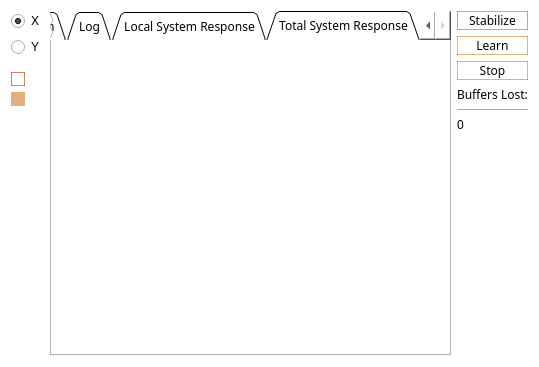
<?xml version="1.0" encoding="UTF-8"?>
<ui version="4.0">
 <class>kHz_StabilizerClass</class>
 <widget class="QMainWindow" name="kHz_StabilizerClass">
  <property name="geometry">
   <rect>
    <x>0</x>
    <y>0</y>
    <width>539</width>
    <height>367</height>
   </rect>
  </property>
  <property name="palette">
   <palette>
    <active>
     <colorrole role="WindowText">
      <brush brushstyle="SolidPattern">
       <color alpha="255">
        <red>136</red>
        <green>136</green>
        <blue>136</blue>
       </color>
      </brush>
     </colorrole>
     <colorrole role="Button">
      <brush brushstyle="SolidPattern">
       <color alpha="255">
        <red>255</red>
        <green>255</green>
        <blue>255</blue>
       </color>
      </brush>
     </colorrole>
     <colorrole role="Text">
      <brush brushstyle="SolidPattern">
       <color alpha="255">
        <red>117</red>
        <green>117</green>
        <blue>117</blue>
       </color>
      </brush>
     </colorrole>
     <colorrole role="BrightText">
      <brush brushstyle="SolidPattern">
       <color alpha="255">
        <red>154</red>
        <green>154</green>
        <blue>154</blue>
       </color>
      </brush>
     </colorrole>
     <colorrole role="ButtonText">
      <brush brushstyle="SolidPattern">
       <color alpha="255">
        <red>97</red>
        <green>97</green>
        <blue>97</blue>
       </color>
      </brush>
     </colorrole>
     <colorrole role="Base">
      <brush brushstyle="SolidPattern">
       <color alpha="255">
        <red>255</red>
        <green>255</green>
        <blue>255</blue>
       </color>
      </brush>
     </colorrole>
     <colorrole role="Window">
      <brush brushstyle="SolidPattern">
       <color alpha="255">
        <red>255</red>
        <green>255</green>
        <blue>255</blue>
       </color>
      </brush>
     </colorrole>
     <colorrole role="PlaceholderText">
      <brush brushstyle="SolidPattern">
       <color alpha="128">
        <red>117</red>
        <green>117</green>
        <blue>117</blue>
       </color>
      </brush>
     </colorrole>
    </active>
    <inactive>
     <colorrole role="WindowText">
      <brush brushstyle="SolidPattern">
       <color alpha="255">
        <red>136</red>
        <green>136</green>
        <blue>136</blue>
       </color>
      </brush>
     </colorrole>
     <colorrole role="Button">
      <brush brushstyle="SolidPattern">
       <color alpha="255">
        <red>255</red>
        <green>255</green>
        <blue>255</blue>
       </color>
      </brush>
     </colorrole>
     <colorrole role="Text">
      <brush brushstyle="SolidPattern">
       <color alpha="255">
        <red>117</red>
        <green>117</green>
        <blue>117</blue>
       </color>
      </brush>
     </colorrole>
     <colorrole role="BrightText">
      <brush brushstyle="SolidPattern">
       <color alpha="255">
        <red>154</red>
        <green>154</green>
        <blue>154</blue>
       </color>
      </brush>
     </colorrole>
     <colorrole role="ButtonText">
      <brush brushstyle="SolidPattern">
       <color alpha="255">
        <red>97</red>
        <green>97</green>
        <blue>97</blue>
       </color>
      </brush>
     </colorrole>
     <colorrole role="Base">
      <brush brushstyle="SolidPattern">
       <color alpha="255">
        <red>255</red>
        <green>255</green>
        <blue>255</blue>
       </color>
      </brush>
     </colorrole>
     <colorrole role="Window">
      <brush brushstyle="SolidPattern">
       <color alpha="255">
        <red>255</red>
        <green>255</green>
        <blue>255</blue>
       </color>
      </brush>
     </colorrole>
     <colorrole role="PlaceholderText">
      <brush brushstyle="SolidPattern">
       <color alpha="128">
        <red>117</red>
        <green>117</green>
        <blue>117</blue>
       </color>
      </brush>
     </colorrole>
    </inactive>
    <disabled>
     <colorrole role="WindowText">
      <brush brushstyle="SolidPattern">
       <color alpha="255">
        <red>120</red>
        <green>120</green>
        <blue>120</blue>
       </color>
      </brush>
     </colorrole>
     <colorrole role="Button">
      <brush brushstyle="SolidPattern">
       <color alpha="255">
        <red>255</red>
        <green>255</green>
        <blue>255</blue>
       </color>
      </brush>
     </colorrole>
     <colorrole role="Text">
      <brush brushstyle="SolidPattern">
       <color alpha="255">
        <red>120</red>
        <green>120</green>
        <blue>120</blue>
       </color>
      </brush>
     </colorrole>
     <colorrole role="BrightText">
      <brush brushstyle="SolidPattern">
       <color alpha="255">
        <red>154</red>
        <green>154</green>
        <blue>154</blue>
       </color>
      </brush>
     </colorrole>
     <colorrole role="ButtonText">
      <brush brushstyle="SolidPattern">
       <color alpha="255">
        <red>120</red>
        <green>120</green>
        <blue>120</blue>
       </color>
      </brush>
     </colorrole>
     <colorrole role="Base">
      <brush brushstyle="SolidPattern">
       <color alpha="255">
        <red>255</red>
        <green>255</green>
        <blue>255</blue>
       </color>
      </brush>
     </colorrole>
     <colorrole role="Window">
      <brush brushstyle="SolidPattern">
       <color alpha="255">
        <red>255</red>
        <green>255</green>
        <blue>255</blue>
       </color>
      </brush>
     </colorrole>
     <colorrole role="PlaceholderText">
      <brush brushstyle="SolidPattern">
       <color alpha="128">
        <red>0</red>
        <green>0</green>
        <blue>0</blue>
       </color>
      </brush>
     </colorrole>
    </disabled>
   </palette>
  </property>
  <property name="font">
   <font>
    <family>MS Reference Sans Serif</family>
   </font>
  </property>
  <property name="windowTitle">
   <string>kHz STABILIZER</string>
  </property>
  <property name="styleSheet">
   <string notr="true">background-color: rgb(255, 255, 255);</string>
  </property>
  <widget class="QWidget" name="centralWidget">
   <layout class="QGridLayout" name="gridLayout_5">
    <item row="0" column="1">
     <layout class="QVBoxLayout" name="verticalLayout">
      <property name="sizeConstraint">
       <enum>QLayout::SetFixedSize</enum>
      </property>
      <item>
       <widget class="QPushButton" name="stabilizeButton">
        <property name="font">
         <font>
          <family>Source Code Pro</family>
         </font>
        </property>
        <property name="styleSheet">
         <string notr="true">QPushButton{
border-style: solid;
border-color: rgba(200,100,0,150);
border-width: 1px;
}

QPushButton::pressed{
background-color:  rgba(200,100,0,20);
border-style: inset;


}</string>
        </property>
        <property name="text">
         <string>Stabilize</string>
        </property>
        <property name="checkable">
         <bool>true</bool>
        </property>
        <property name="flat">
         <bool>false</bool>
        </property>
       </widget>
      </item>
      <item>
       <widget class="QPushButton" name="learnButton">
        <property name="font">
         <font>
          <family>Source Code Pro</family>
         </font>
        </property>
        <property name="styleSheet">
         <string notr="true">QPushButton{
border-style: solid;
border-color: rgba(200,100,0,130);
border-width: 1px;
}

QPushButton::pressed{
background-color:  rgba(200,100,0,20);
border-style: inset;


}</string>
        </property>
        <property name="text">
         <string>Learn</string>
        </property>
        <property name="checkable">
         <bool>true</bool>
        </property>
        <property name="autoExclusive">
         <bool>true</bool>
        </property>
        <property name="default">
         <bool>false</bool>
        </property>
       </widget>
      </item>
      <item>
       <widget class="QPushButton" name="stopButton">
        <property name="font">
         <font>
          <family>Source Code Pro</family>
         </font>
        </property>
        <property name="styleSheet">
         <string notr="true">QPushButton{
border-style: solid;
border-color: rgba(200,100,0,130);
border-width: 1px;
}

QPushButton::pressed{
background-color:  rgba(200,100,0,20);
border-style: inset;


}</string>
        </property>
        <property name="text">
         <string>Stop</string>
        </property>
        <property name="checkable">
         <bool>true</bool>
        </property>
       </widget>
      </item>
      <item>
       <widget class="QLabel" name="label">
        <property name="sizePolicy">
         <sizepolicy hsizetype="Preferred" vsizetype="Fixed">
          <horstretch>0</horstretch>
          <verstretch>0</verstretch>
         </sizepolicy>
        </property>
        <property name="font">
         <font>
          <family>Source Code Pro</family>
         </font>
        </property>
        <property name="text">
         <string>Buffers Lost:</string>
        </property>
       </widget>
      </item>
      <item>
       <widget class="Line" name="line">
        <property name="orientation">
         <enum>Qt::Horizontal</enum>
        </property>
       </widget>
      </item>
      <item>
       <widget class="QLabel" name="bufferslostLabel">
        <property name="sizePolicy">
         <sizepolicy hsizetype="Minimum" vsizetype="Fixed">
          <horstretch>0</horstretch>
          <verstretch>0</verstretch>
         </sizepolicy>
        </property>
        <property name="text">
         <string>0</string>
        </property>
       </widget>
      </item>
      <item>
       <spacer name="verticalSpacer_2">
        <property name="orientation">
         <enum>Qt::Vertical</enum>
        </property>
        <property name="sizeHint" stdset="0">
         <size>
          <width>20</width>
          <height>40</height>
         </size>
        </property>
       </spacer>
      </item>
     </layout>
    </item>
    <item row="0" column="0">
     <layout class="QGridLayout" name="gridLayout_2">
      <item row="0" column="0">
       <layout class="QVBoxLayout" name="verticalLayout_3">
        <property name="sizeConstraint">
         <enum>QLayout::SetFixedSize</enum>
        </property>
        <item>
         <widget class="QRadioButton" name="xPlotButton">
          <property name="sizePolicy">
           <sizepolicy hsizetype="Fixed" vsizetype="Fixed">
            <horstretch>0</horstretch>
            <verstretch>0</verstretch>
           </sizepolicy>
          </property>
          <property name="text">
           <string>X</string>
          </property>
          <property name="checked">
           <bool>true</bool>
          </property>
          <attribute name="buttonGroup">
           <string notr="true">buttonGroup_2</string>
          </attribute>
         </widget>
        </item>
        <item>
         <widget class="QRadioButton" name="yPlotButton">
          <property name="sizePolicy">
           <sizepolicy hsizetype="Fixed" vsizetype="Fixed">
            <horstretch>0</horstretch>
            <verstretch>0</verstretch>
           </sizepolicy>
          </property>
          <property name="styleSheet">
           <string notr="true"/>
          </property>
          <property name="text">
           <string>Y</string>
          </property>
          <attribute name="buttonGroup">
           <string notr="true">buttonGroup_2</string>
          </attribute>
         </widget>
        </item>
        <item>
         <widget class="Line" name="line_3">
          <property name="sizePolicy">
           <sizepolicy hsizetype="Fixed" vsizetype="Fixed">
            <horstretch>0</horstretch>
            <verstretch>0</verstretch>
           </sizepolicy>
          </property>
          <property name="orientation">
           <enum>Qt::Horizontal</enum>
          </property>
         </widget>
        </item>
        <item>
         <widget class="QRadioButton" name="verticalZoomButton">
          <property name="sizePolicy">
           <sizepolicy hsizetype="Fixed" vsizetype="Fixed">
            <horstretch>0</horstretch>
            <verstretch>0</verstretch>
           </sizepolicy>
          </property>
          <property name="styleSheet">
           <string notr="true">
QRadioButton::indicator:checked {
    background-color:       rgba(200,100,0,130);
	border: none;
}

QRadioButton::indicator:unchecked {
   border-width: 1px;
	border-style: solid;
	border-color: rgba(200, 40, 0,150);


}


</string>
          </property>
          <property name="text">
           <string/>
          </property>
          <property name="icon">
           <iconset resource="khz_Stabilizer.qrc">
            <normaloff>:/icons/63468.svg</normaloff>:/icons/63468.svg</iconset>
          </property>
          <property name="checked">
           <bool>false</bool>
          </property>
          <attribute name="buttonGroup">
           <string notr="true">buttonGroup</string>
          </attribute>
         </widget>
        </item>
        <item>
         <widget class="QRadioButton" name="horizontalZoomButton">
          <property name="sizePolicy">
           <sizepolicy hsizetype="Fixed" vsizetype="Fixed">
            <horstretch>0</horstretch>
            <verstretch>0</verstretch>
           </sizepolicy>
          </property>
          <property name="styleSheet">
           <string notr="true">
QRadioButton::indicator:checked {
    background-color:       rgba(200,100,0,130);
	border: none;
}

QRadioButton::indicator:unchecked {
   border-width: 1px;
	border-style: solid;
	border-color: rgba(200, 40, 0,50);


}


</string>
          </property>
          <property name="text">
           <string/>
          </property>
          <property name="icon">
           <iconset resource="khz_Stabilizer.qrc">
            <normaloff>:/icons/50849.svg</normaloff>:/icons/50849.svg</iconset>
          </property>
          <property name="checkable">
           <bool>true</bool>
          </property>
          <property name="checked">
           <bool>true</bool>
          </property>
          <attribute name="buttonGroup">
           <string notr="true">buttonGroup</string>
          </attribute>
         </widget>
        </item>
       </layout>
      </item>
      <item row="0" column="1" rowspan="2">
       <widget class="QTabWidget" name="tabWidget">
        <property name="font">
         <font>
          <family>Source Code Pro</family>
         </font>
        </property>
        <property name="tabShape">
         <enum>QTabWidget::Triangular</enum>
        </property>
        <property name="currentIndex">
         <number>3</number>
        </property>
        <widget class="QWidget" name="plotTab">
         <attribute name="title">
          <string>Spectrum</string>
         </attribute>
         <layout class="QGridLayout" name="gridLayout_3">
          <item row="0" column="0">
           <widget class="QFrame" name="frame">
            <property name="styleSheet">
             <string notr="true"/>
            </property>
            <property name="frameShape">
             <enum>QFrame::StyledPanel</enum>
            </property>
            <property name="frameShadow">
             <enum>QFrame::Raised</enum>
            </property>
            <layout class="QGridLayout" name="gridLayout">
             <item row="0" column="0">
              <layout class="QVBoxLayout" name="verticalLayout_2">
               <item>
                <widget class="QLabel" name="plotLabel">
                 <property name="sizePolicy">
                  <sizepolicy hsizetype="Minimum" vsizetype="Fixed">
                   <horstretch>0</horstretch>
                   <verstretch>0</verstretch>
                  </sizepolicy>
                 </property>
                 <property name="font">
                  <font>
                   <family>Source Code Pro</family>
                   <pointsize>8</pointsize>
                  </font>
                 </property>
                 <property name="text">
                  <string/>
                 </property>
                </widget>
               </item>
               <item>
                <widget class="QCustomPlot" name="plot" native="true">
                 <property name="styleSheet">
                  <string notr="true"/>
                 </property>
                </widget>
               </item>
              </layout>
             </item>
            </layout>
           </widget>
          </item>
         </layout>
        </widget>
        <widget class="QWidget" name="consoleTab">
         <attribute name="title">
          <string>Log</string>
         </attribute>
         <layout class="QGridLayout" name="gridLayout_4">
          <item row="1" column="0">
           <widget class="QLineEdit" name="cmdLineBox">
            <property name="toolTip">
             <string>&lt;html&gt;&lt;head/&gt;&lt;body&gt;&lt;p&gt;To change drive frequencies, enter three frequencies (Hz) separated by commas.&lt;/p&gt;&lt;p&gt;To change the DAC bit ranges, enter two bit depths (0-4095) separated by commas.&lt;/p&gt;&lt;/body&gt;&lt;/html&gt;</string>
            </property>
           </widget>
          </item>
          <item row="0" column="0">
           <widget class="Console" name="console">
            <property name="palette">
             <palette>
              <active>
               <colorrole role="WindowText">
                <brush brushstyle="SolidPattern">
                 <color alpha="255">
                  <red>85</red>
                  <green>0</green>
                  <blue>0</blue>
                 </color>
                </brush>
               </colorrole>
               <colorrole role="Button">
                <brush brushstyle="SolidPattern">
                 <color alpha="255">
                  <red>255</red>
                  <green>255</green>
                  <blue>255</blue>
                 </color>
                </brush>
               </colorrole>
               <colorrole role="Base">
                <brush brushstyle="SolidPattern">
                 <color alpha="255">
                  <red>255</red>
                  <green>255</green>
                  <blue>255</blue>
                 </color>
                </brush>
               </colorrole>
               <colorrole role="Window">
                <brush brushstyle="SolidPattern">
                 <color alpha="255">
                  <red>255</red>
                  <green>255</green>
                  <blue>255</blue>
                 </color>
                </brush>
               </colorrole>
              </active>
              <inactive>
               <colorrole role="WindowText">
                <brush brushstyle="SolidPattern">
                 <color alpha="255">
                  <red>85</red>
                  <green>0</green>
                  <blue>0</blue>
                 </color>
                </brush>
               </colorrole>
               <colorrole role="Button">
                <brush brushstyle="SolidPattern">
                 <color alpha="255">
                  <red>255</red>
                  <green>255</green>
                  <blue>255</blue>
                 </color>
                </brush>
               </colorrole>
               <colorrole role="Base">
                <brush brushstyle="SolidPattern">
                 <color alpha="255">
                  <red>255</red>
                  <green>255</green>
                  <blue>255</blue>
                 </color>
                </brush>
               </colorrole>
               <colorrole role="Window">
                <brush brushstyle="SolidPattern">
                 <color alpha="255">
                  <red>255</red>
                  <green>255</green>
                  <blue>255</blue>
                 </color>
                </brush>
               </colorrole>
              </inactive>
              <disabled>
               <colorrole role="WindowText">
                <brush brushstyle="SolidPattern">
                 <color alpha="255">
                  <red>120</red>
                  <green>120</green>
                  <blue>120</blue>
                 </color>
                </brush>
               </colorrole>
               <colorrole role="Button">
                <brush brushstyle="SolidPattern">
                 <color alpha="255">
                  <red>255</red>
                  <green>255</green>
                  <blue>255</blue>
                 </color>
                </brush>
               </colorrole>
               <colorrole role="Base">
                <brush brushstyle="SolidPattern">
                 <color alpha="255">
                  <red>255</red>
                  <green>255</green>
                  <blue>255</blue>
                 </color>
                </brush>
               </colorrole>
               <colorrole role="Window">
                <brush brushstyle="SolidPattern">
                 <color alpha="255">
                  <red>255</red>
                  <green>255</green>
                  <blue>255</blue>
                 </color>
                </brush>
               </colorrole>
              </disabled>
             </palette>
            </property>
            <property name="frameShape">
             <enum>QFrame::WinPanel</enum>
            </property>
            <property name="textInteractionFlags">
             <set>Qt::TextSelectableByKeyboard|Qt::TextSelectableByMouse</set>
            </property>
            <property name="centerOnScroll">
             <bool>true</bool>
            </property>
           </widget>
          </item>
         </layout>
        </widget>
        <widget class="QWidget" name="localResponseTab">
         <attribute name="title">
          <string>Local System Response</string>
         </attribute>
         <layout class="QGridLayout" name="gridLayout_6">
          <item row="0" column="0">
           <widget class="QCustomPlot" name="local_response_plot" native="true"/>
          </item>
         </layout>
        </widget>
        <widget class="QWidget" name="totalResponseTab">
         <attribute name="title">
          <string>Total System Response</string>
         </attribute>
         <layout class="QGridLayout" name="gridLayout_7">
          <item row="0" column="0">
           <widget class="QCustomPlot" name="total_response_plot" native="true"/>
          </item>
         </layout>
        </widget>
       </widget>
      </item>
      <item row="1" column="0">
       <spacer name="verticalSpacer">
        <property name="orientation">
         <enum>Qt::Vertical</enum>
        </property>
        <property name="sizeHint" stdset="0">
         <size>
          <width>20</width>
          <height>40</height>
         </size>
        </property>
       </spacer>
      </item>
     </layout>
    </item>
   </layout>
  </widget>
 </widget>
 <layoutdefault spacing="6" margin="11"/>
 <customwidgets>
  <customwidget>
   <class>QCustomPlot</class>
   <extends>QWidget</extends>
   <header>qcustomplot.h</header>
   <container>1</container>
  </customwidget>
  <customwidget>
   <class>Console</class>
   <extends>QPlainTextEdit</extends>
   <header location="global">console.h</header>
  </customwidget>
 </customwidgets>
 <resources>
  <include location="khz_Stabilizer.qrc"/>
 </resources>
 <connections/>
 <buttongroups>
  <buttongroup name="buttonGroup_2"/>
  <buttongroup name="buttonGroup"/>
 </buttongroups>
</ui>
